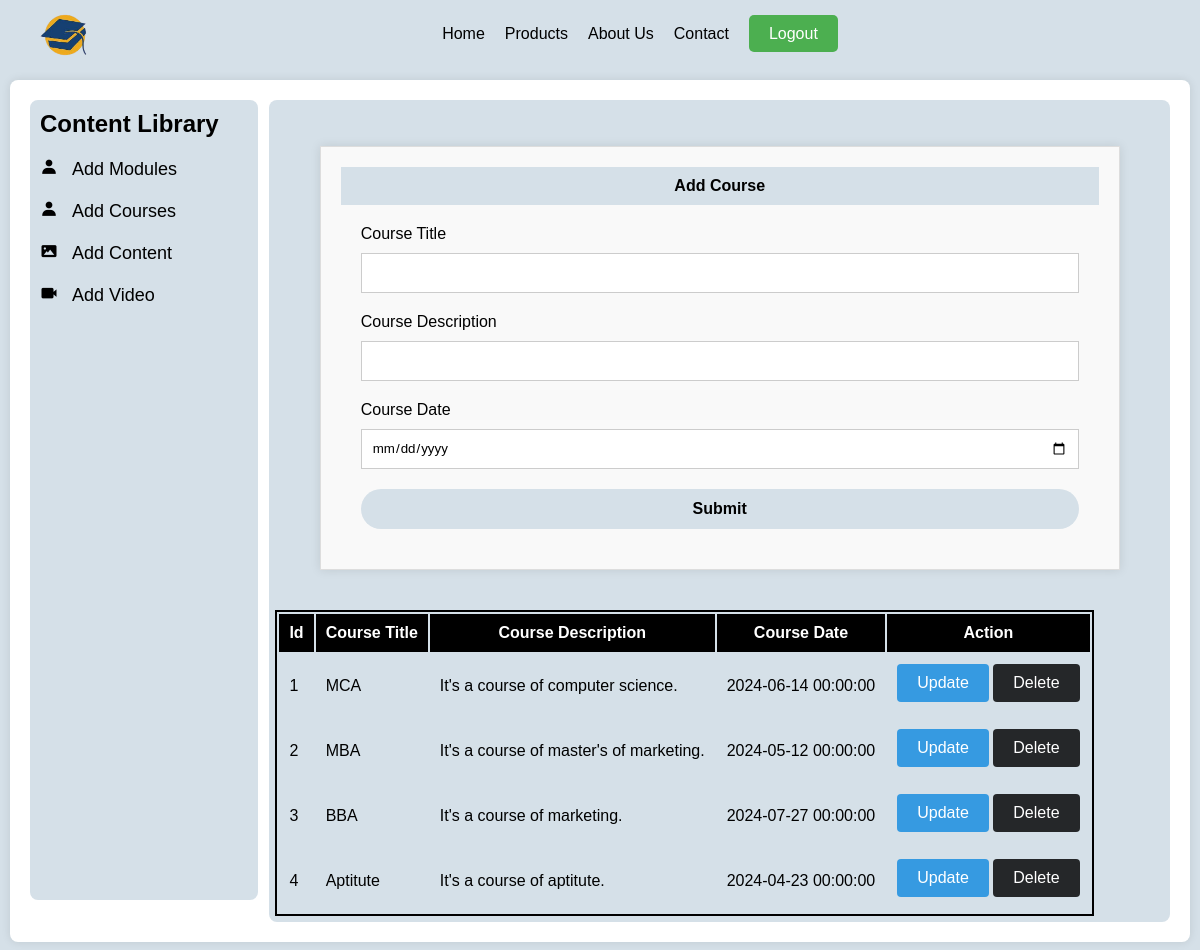
The page /add_course (signed in) on the database its author committed.
### model.py (models this page shows)
class Course(database.Model):
    id = database.Column(database.Integer, primary_key= True, autoincrement=True)
    ctitle = database.Column(database.String(100), nullable= False)
    cdescription = database.Column(database.String(300), nullable= False)
    cdate = database.Column(database.DateTime, nullable=False)

### app.py (the view)
@app.route('/add_course',methods=['GET','POST'])
def add_course():
     if 'role' not in session or session['role'] != 'teacher':
        flash('You do not have access to this page.', 'danger')
        return redirect('/login')
     if request.method == "POST":
        cattitle = request.form.get('ctitle')
        catdescription = request.form.get('cdescription')
        catdate_str = request.form.get('cdate')
        try:
            catdate = datetime.strptime(catdate_str, '%Y-%m-%d').date()
        except ValueError:
            return "Invalid date format. Please use YYYY-MM-DD."
        catadd = Course(ctitle=cattitle,cdescription=catdescription,cdate=catdate)
        database.session.add(catadd)
        database.session.commit()
        return redirect("/add_course")
     else:
        allCourse = Course.query.all()
        return render_template("add_course.html",allCourse=allCourse)

### templates/add_course.html (shortened to what this page needs)
{% extends "parent.html" %}
{% block main %}
<div class="col-8">
  <div class="contact-container">
    <div class="contact-header">
      <h4>Add Course</h4>
    </div>
    <form class="contact-form" action="/add_course" method="post">
      <label for="ctitle">Course Title</label>
      <input type="text" id="ctitle" name="ctitle">
      <label for="cdescription">Course Description</label>
      <input type="text" id="cdescription" name="cdescription">
      <label for="cdate">Course Date</label>
      <input type="date" id="cdate" name="cdate">
      <button type="submit" name="submit">Submit</button>
    </form>
  </div>
  <div class="container">
    <table class="table text-center border border-dark">
      <thead>
        <tr>
          <th scope="col" class="bg-dark text-light">Id</th>
          <th scope="col" class="bg-dark text-light">Course Title</th>
          <th scope="col" class="bg-dark text-light">Course Description</th>
          <th scope="col" class="bg-dark text-light">Course Date</th>
          <th scope="col" class="bg-dark text-light">Action</th>
        </tr>
      </thead>
      <tbody>
        {% for cat in allCourse %}
        <tr>
          <td scope="row">{{cat.id}}</td>
          <td>{{cat.ctitle}}</td>
          <td>{{cat.cdescription}}</td>
          <td>{{cat.cdate}}</td>
          <td>
            <a href="/coupdate?id={{cat.id}}" class="btn btn-primary">Update</a>
            <a href="/catdelete?id={{cat.id}}" class="btn btn-secondary">Delete</a>
          </td>
        </tr>
        {% endfor %}
      </tbody>
    </table>
  </div>
</div>
{% endblock main %}

### static/css/style.css (style rules this page uses)
* { margin: 0; padding: 0; box-sizing: border-box; font-family: "Poppins", sans-serif; }
body { display: flex; flex-direction: column; min-height: 100vh; background: #d5e0e8; }
.col-8 { width: 79%; float: right; padding: 6px; border-radius: 8px; background-color: #d5e0e8; }
.btn-primary { display: inline-block; padding: 10px 20px; background-color: #369ae1; color: #fff; border: none; border-radius: 4px; cursor: pointer; margin-bottom: 5px; }
.btn-secondary { display: inline-block; padding: 10px 20px; background-color: rgb(37, 39, 41); color: #fff; border: none; border-radius: 4px; cursor: pointer; margin-bottom: 5px; }
td a { text-decoration: none; }
.container { max-width: 1200px; margin: 0 auto; }
.contact-container { max-width: 800px; margin: 40px auto; padding: 20px; background-color: #f9f9f9; border: 1px solid #ddd; box-shadow: 0 0 10px rgba(0, 0, 0, 0.1); }
.contact-header { background-color: #d5e0e8; color: #000; padding: 10px; text-align: center; }
.contact-form { padding: 20px; }
.contact-form label { display: block; margin-bottom: 10px; }
.contact-form input[type="text"], .contact-form input[type="email"], .contact-form input[type="date" i], .contact-form input[type="file" i],select { width: 100%; height: 40px; margin-bottom: 20px; padding: 10px; border: 1px solid #ccc; }
.contact-form button[type="submit"] { width: 100%; height: 40px; background-color: #d5e0e8; color: #000; border-radius: 20px; border: none; padding: 10px; font-size: 16px; font-weight: bold; cursor: pointer; }
table { border: 2px solid #000; }
td { padding: 10px; }
th { padding: 10px; background-color: #000; color: #fff; }

### rows shown on the page
Course: id "1", ctitle "MCA", cdescription "It's a course of computer science.", cdate "2024-06-14 00:00:00"
Course: id "2", ctitle "MBA", cdescription "It's a course of master's of marketing.", cdate "2024-05-12 00:00:00"
Course: id "3", ctitle "BBA", cdescription "It's a course of marketing.", cdate "2024-07-27 00:00:00"
Course: id "4", ctitle "Aptitute", cdescription "It's a course of aptitute.", cdate "2024-04-23 00:00:00"
